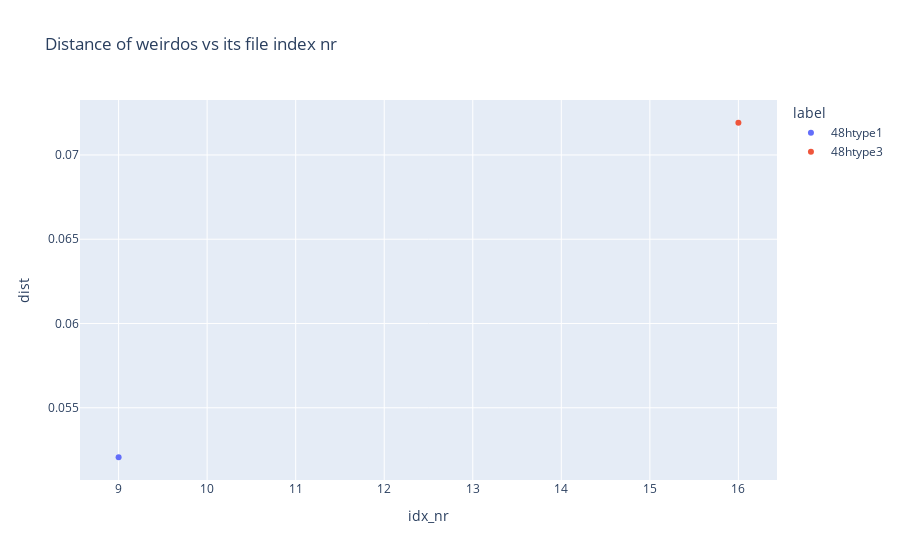

The code cell stored with this chart in its notebook:
### Code cell
fig = px.scatter(df, 
                x = 'idx_nr', 
                y = 'dist',
                # mode = "markers"
                color = 'label',
                title = 'Distance of weirdos vs its file index nr'
                )

fig.show(config={'scrollZoom': True})

### Figure 1 — Plotly figure (JSON) as saved in the notebook; plotly's stock layout.template omitted (floating-point values rounded to 4 significant figures)
{"data": [{"hovertemplate": "label=48htype1<br>idx_nr=%{x}<br>dist=%{y}<extra></extra>", "legendgroup": "48htype1", "marker": {"color": "#636efa", "symbol": "circle"}, "mode": "markers", "name": "48htype1", "orientation": "v", "showlegend": true, "type": "scatter", "x": [9], "xaxis": "x", "y": [0.05206], "yaxis": "y"}, {"hovertemplate": "label=48htype3<br>idx_nr=%{x}<br>dist=%{y}<extra></extra>", "legendgroup": "48htype3", "marker": {"color": "#EF553B", "symbol": "circle"}, "mode": "markers", "name": "48htype3", "orientation": "v", "showlegend": true, "type": "scatter", "x": [16], "xaxis": "x", "y": [0.07191], "yaxis": "y"}], "layout": {"legend": {"title": {"text": "label"}, "tracegroupgap": 0}, "title": {"text": "Distance of weirdos vs its file index nr"}, "xaxis": {"anchor": "y", "domain": [0, 1], "title": {"text": "idx_nr"}}, "yaxis": {"anchor": "x", "domain": [0, 1], "title": {"text": "dist"}}}}
